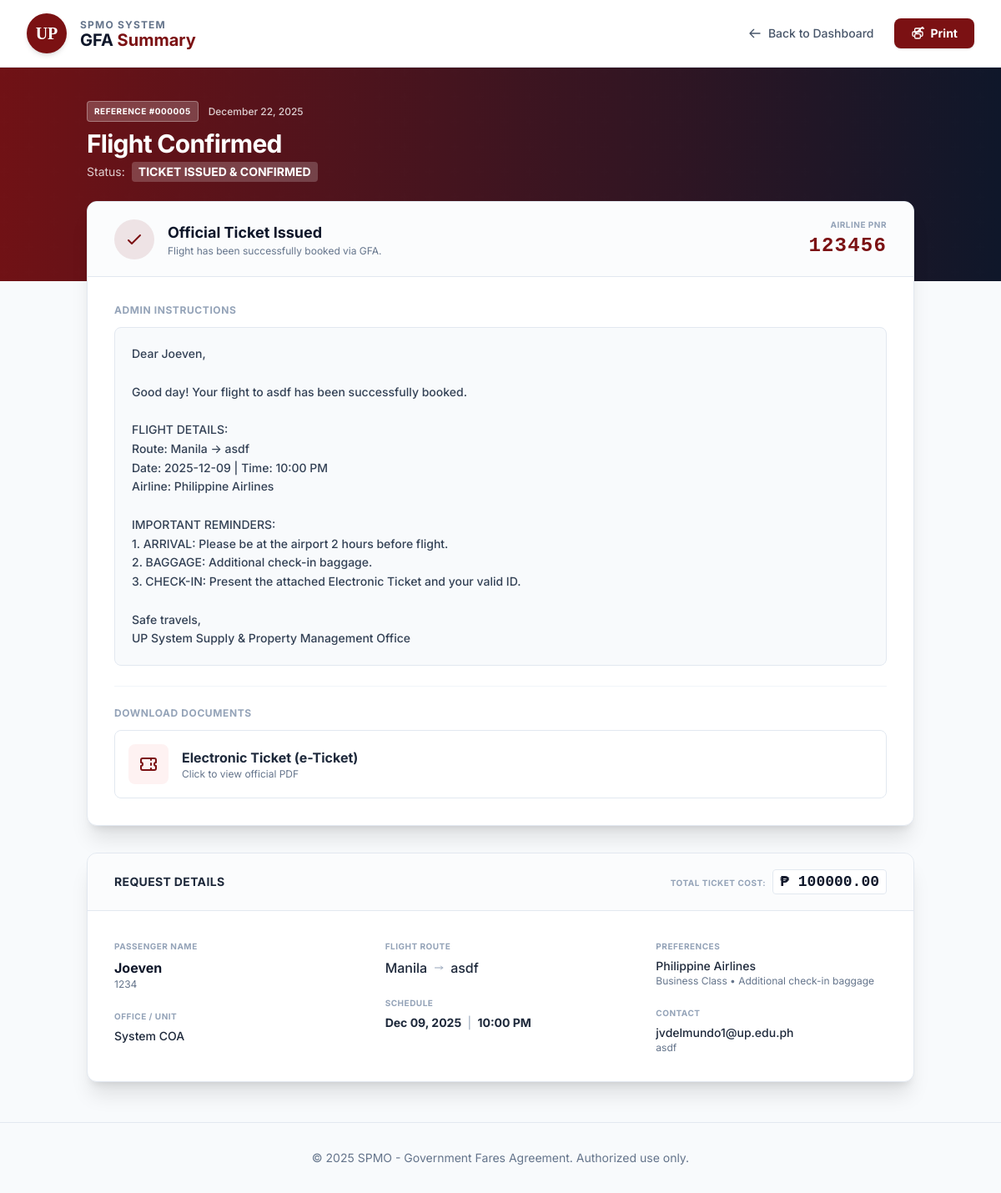
Page /summary/5/ (signed in) on the committed database.
### travel/models.py (models this page shows, shortened)
class BookingRequest(models.Model):
    created_by = models.ForeignKey(User, on_delete=models.CASCADE, null=True, blank=True, related_name='bookings')
    email = models.EmailField(verbose_name="Email Address")
    full_name = models.CharField(max_length=200, verbose_name="Official Name of Traveler")
    employee_id = models.CharField(max_length=50, verbose_name="Employee ID")
    unit_office = models.CharField(max_length=100, choices=OFFICE_CHOICES, verbose_name="Unit Office")
    mother_unit = models.CharField(max_length=100, choices=MOTHER_UNIT_CHOICES, verbose_name="Mother Unit")
    birthday = models.DateField(verbose_name="Birthday")
    designation = models.CharField(max_length=100, verbose_name="Designation")
    up_mail = models.EmailField(verbose_name="UP Mail")
    contact_number = models.CharField(max_length=50, verbose_name="Contact Phone Number")
    admin_officer = models.CharField(max_length=200, verbose_name="Admin Officer (Requesting Staff)")
    purpose = models.TextField(verbose_name="Purpose of Travel")
    trip_type = models.CharField(max_length=20, choices=TRIP_TYPE_CHOICES, default='ROUND_TRIP')
    origin = models.CharField(max_length=255, verbose_name="Origin (Departure From)", default="Manila")
    destination_details = models.CharField(max_length=255, verbose_name="Destination (Arrival At)")
    departure_date = models.DateField()
    departure_time = models.TimeField(verbose_name="Specific Time (Departure)")
    return_date = models.DateField(blank=True, null=True)
    return_time = models.TimeField(blank=True, null=True, verbose_name="Specific Time (Return)")
    is_official = models.BooleanField(default=False, verbose_name="Is this Travel Official and Approved?")
    airline = models.CharField(max_length=20, choices=AIRLINE_CHOICES)
    seat_class = models.CharField(max_length=20, choices=CLASS_CHOICES, default='ECONOMY')
    avail_insurance = models.BooleanField(default=False, verbose_name="Avail Travel Insurance?")
    baggage_type = models.CharField(max_length=20, choices=BAGGAGE_CHOICES, default='HAND_CARRY')
    special_requests = models.TextField(blank=True, null=True)
    supervisor_name = models.CharField(max_length=200, verbose_name="Immediate Supervisor's Name")
    supervisor_email = models.EmailField(verbose_name="Supervisor's Email")
    approval_date = models.DateField(verbose_name="Date of Approval")
    remarks = models.TextField(blank=True, null=True)
    agreed_to_policy = models.BooleanField(default=False, verbose_name="I hereby certify that information is true")
    doc_signed_slip = models.FileField(upload_to='docs/ris/', blank=True, null=True, verbose_name="Signed Requisition Slip (RIS)")
    doc_travel_order = models.FileField(upload_to='docs/to/', blank=True, null=True, verbose_name="Approved Travel Order")
    doc_gov_id = models.FileField(upload_to='docs/ids/', blank=True, null=True, verbose_name="Government Issued ID")
    doc_itinerary = models.FileField(upload_to='docs/itin/', blank=True, null=True, verbose_name="Itinerary / Invitation Letter")
    doc_previous_gfa = models.FileField(upload_to='docs/prev/', blank=True, null=True, verbose_name="Previous GFA (If Rebooking)")
    booking_reference_no = models.CharField(max_length=50, blank=True, null=True, verbose_name="Airline Booking Ref / PNR")
    total_amount = models.DecimalField(max_digits=10, decimal_places=2, null=True, blank=True, verbose_name="Total Ticket Cost (PHP)")
    doc_flight_ticket = models.FileField(upload_to='docs/tickets/', blank=True, null=True, verbose_name="Official Airline Ticket")
    doc_voucher = models.FileField(upload_to='docs/vouchers/', blank=True, null=True, verbose_name="Hotel/Other Voucher")
    admin_instructions = models.TextField(blank=True, null=True, help_text="Instructions for the traveler")
    ticket_issued_at = models.DateTimeField(null=True, blank=True)
    status = models.CharField(max_length=20, choices=STATUS_CHOICES, default='DRAFT')
    created_at = models.DateTimeField(auto_now_add=True)

### travel/views.py (the view)
# urls.py: path('summary/<int:pk>/', views.booking_summary, name='booking_summary'),
@login_required
def booking_summary(request, pk):
    booking = get_object_or_404(BookingRequest, pk=pk)
    return render(request, 'travel/booking_summary.html', {'booking': booking})

### travel/templates/travel/booking_summary.html (shortened to what this page needs)
<!DOCTYPE html>
<html lang="en">
<head>
    <script src="https://cdn.tailwindcss.com"></script>
</head>
<body class="bg-slate-50 text-slate-800 flex flex-col min-h-screen">
    <header class="no-print bg-white border-b border-slate-200 shadow-sm sticky top-0 z-50">
        <div class="max-w-7xl mx-auto px-4 sm:px-6 lg:px-8 h-20 flex justify-between items-center">
            <div class="flex items-center gap-4">
                <a href="{% url 'gfa_dashboard' %}" class="flex items-center gap-4 group">
                    <div class="w-12 h-12 rounded-full bg-[#7b1113] flex items-center justify-center text-white font-serif font-bold text-xl shadow-md transition">UP</div>
                    <div class="flex flex-col">
                        <span class="text-xs font-bold text-slate-500 uppercase tracking-widest">SPMO System</span>
                        <h1 class="text-xl font-bold text-slate-900 leading-none">GFA <span class="text-[#7b1113]">Summary</span></h1>
                    </div>
                </a>
            </div>
            <div class="flex items-center gap-6">
                <a href="{% url 'gfa_dashboard' %}" class="text-sm font-medium text-slate-600 hover:text-[#7b1113] flex items-center gap-2 transition">
                    <svg class="w-4 h-4" fill="none" stroke="currentColor" viewBox="0 0 24 24"><path stroke-linecap="round" stroke-linejoin="round" stroke-width="2" d="M10 19l-7-7m0 0l7-7m-7 7h18"></path></svg> Back to Dashboard
                </a>
                <button onclick="window.print()" class="bg-[#7b1113] hover:bg-[#5e0d0f] text-white px-5 py-2 rounded-lg text-sm font-bold shadow transition flex items-center gap-2">
                    Print
                </button>
            </div>
        </div>
    </header>
    <main class="flex-grow">
        <div class="hero-pattern h-64 w-full relative no-print">
            <div class="absolute inset-0 bg-gradient-to-r from-[#7b1113] to-slate-900 opacity-90"></div>
            <div class="relative max-w-5xl mx-auto px-4 pt-10 flex justify-between items-start h-full">
                <div class="text-white">
                    <div class="flex items-center gap-3 mb-2">
                        <span class="bg-white/20 backdrop-blur text-white text-[10px] font-bold px-2 py-1 rounded uppercase tracking-wider border border-white/30">Reference #{{ booking.id|stringformat:"06d" }}</span>
                        <span class="text-white/80 text-xs font-medium">{{ booking.created_at|date:"F d, Y" }}</span>
                    </div>
                    <h2 class="text-3xl font-bold tracking-tight text-white mb-1">{% if booking.status == 'BOOKED' %} Flight Confirmed {% else %} Request Details {% endif %}</h2>
                    <p class="text-white/80 text-sm flex items-center gap-2">Status: <span class="font-bold text-white uppercase bg-white/20 px-2 py-0.5 rounded">{{ booking.get_status_display }}</span></p>
                </div>
            </div>
        </div>
        <div class="max-w-5xl mx-auto px-4 -mt-24 relative z-10 pb-12 main-card">
            {% if booking.status == 'BOOKED' %}
            <div class="bg-white rounded-xl shadow-xl border border-slate-200 overflow-hidden mb-8 card-border">
                <div class="bg-slate-50/50 px-8 py-5 border-b border-slate-200 flex justify-between items-center">
                    <div class="flex items-center gap-4">
                        <div class="bg-[#7b1113]/10 p-3 rounded-full text-[#7b1113] no-print"><svg class="w-6 h-6" fill="none" stroke="currentColor" viewBox="0 0 24 24"><path stroke-linecap="round" stroke-linejoin="round" stroke-width="2" d="M5 13l4 4L19 7"></path></svg></div>
                        <div><h3 class="text-lg font-bold text-slate-900">Official Ticket Issued</h3><p class="text-xs text-slate-500 no-print">Flight has been successfully booked via GFA.</p></div>
                    </div>
                    <div class="text-right"><span class="block text-[10px] font-bold text-slate-400 uppercase tracking-wider mb-0.5">Airline PNR</span><span class="text-2xl font-mono font-bold text-[#7b1113] tracking-wider">{{ booking.booking_reference_no|default:"-" }}</span></div>
                </div>
                <div class="p-8 print-full-width">
                    <h4 class="text-xs font-bold text-slate-400 uppercase tracking-wider mb-3">Admin Instructions</h4>
                    <div class="bg-slate-50 p-5 rounded-lg text-sm text-slate-700 leading-relaxed border border-slate-200 whitespace-pre-wrap font-medium instruction-box">{{ booking.admin_instructions|default:"No specific instructions provided." }}</div>
                    <div class="no-print mt-6 pt-6 border-t border-slate-100">
                        <h4 class="text-xs font-bold text-slate-400 uppercase tracking-wider mb-3">Download Documents</h4>
                        <div class="space-y-3">
                            {% if booking.doc_flight_ticket %}
                            <a href="{{ booking.doc_flight_ticket.url }}" target="_blank" class="flex items-center gap-4 p-4 rounded-lg border border-slate-200 hover:border-[#7b1113] hover:shadow-md transition group bg-white">
                                <div class="bg-red-50 text-[#7b1113] p-3 rounded-lg group-hover:bg-[#7b1113] group-hover:text-white transition"><svg class="w-6 h-6" fill="none" stroke="currentColor" viewBox="0 0 24 24"><path stroke-linecap="round" stroke-linejoin="round" stroke-width="2" d="M15 5v2m0 4v2m0 4v2M5 5a2 2 0 00-2 2v3a2 2 0 110 4v3a2 2 0 002 2h14a2 2 0 002-2v-3a2 2 0 110-4V7a2 2 0 00-2-2H5z"></path></svg></div>
                                <div><div class="font-bold text-slate-800">Electronic Ticket (e-Ticket)</div><div class="text-xs text-slate-500 group-hover:text-[#7b1113] transition">Click to view official PDF</div></div>
                            </a>
                            {% endif %}
                        </div>
                    </div>
                </div>
            </div>
            {% endif %}
            <div class="bg-white rounded-xl shadow-xl border border-slate-200 overflow-hidden card-border">
                <div class="px-8 py-5 border-b border-slate-200 bg-slate-50/50 flex justify-between items-center">
                    <h3 class="font-bold text-slate-800 text-sm uppercase tracking-wide">Request Details</h3>
                    {% if booking.status == 'BOOKED' %}<div class="text-right"><span class="text-[10px] font-bold text-slate-400 uppercase tracking-wider mr-2">Total Ticket Cost:</span><span class="text-lg font-mono font-bold text-slate-900 bg-white px-2 py-1 rounded border border-slate-200">₱ {{ booking.total_amount|floatformat:2|default:"0.00" }}</span></div>{% endif %}
                </div>
                <div class="p-8">
                    <div class="grid grid-cols-1 md:grid-cols-3 gap-y-8 gap-x-12 text-sm print-grid-3">
                        <div class="space-y-5">
                            <div><span class="block text-[10px] text-slate-400 font-bold uppercase tracking-wider mb-1">Passenger Name</span><div class="font-bold text-slate-900 text-base">{{ booking.full_name }}</div><div class="text-xs text-slate-500">{{ booking.employee_id }}</div></div>
                            <div><span class="block text-[10px] text-slate-400 font-bold uppercase tracking-wider mb-1">Office / Unit</span><div class="font-medium text-slate-800">{{ booking.get_unit_office_display }}</div></div>
                        </div>
                        <div class="space-y-5">
                            <div><span class="block text-[10px] text-slate-400 font-bold uppercase tracking-wider mb-1">Flight Route</span><div class="font-medium text-slate-800 flex items-center gap-2 text-base">{{ booking.origin }} <svg class="w-3 h-3 text-slate-400" fill="none" stroke="currentColor" viewBox="0 0 24 24"><path stroke-linecap="round" stroke-linejoin="round" stroke-width="2" d="M17 8l4 4m0 0l-4 4m4-4H3"></path></svg> {{ booking.destination_details }}</div></div>
                            <div><span class="block text-[10px] text-slate-400 font-bold uppercase tracking-wider mb-1">Schedule</span><div class="font-bold text-slate-800">{{ booking.departure_date|date:"M d, Y" }} <span class="text-slate-400 font-normal mx-1">|</span> {{ booking.departure_time|time:"g:i A" }}</div></div>
                        </div>
                        <div class="space-y-5">
                            <div><span class="block text-[10px] text-slate-400 font-bold uppercase tracking-wider mb-1">Preferences</span><div class="font-medium text-slate-800">{{ booking.get_airline_display }}</div><div class="text-xs text-slate-500">{{ booking.get_seat_class_display }} • {{ booking.get_baggage_type_display }}</div></div>
                            <div><span class="block text-[10px] text-slate-400 font-bold uppercase tracking-wider mb-1">Contact</span><div class="font-medium text-slate-800">{{ booking.email }}</div><div class="text-xs text-slate-500">{{ booking.contact_number }}</div></div>
                        </div>
                    </div>
                </div>
            </div>
        </div>
    </main>
    <footer class="bg-slate-50 border-t border-slate-200 py-8 mt-auto text-center text-sm text-slate-500 screen-footer">
        <p>&copy; 2025 SPMO - Government Fares Agreement. Authorized use only.</p>
    </footer>
</body>
</html>

### travel/templates/travel/booking_summary.html (style rules this page uses)
:root { --up-maroon: #7b1113; --slate-900: #0f172a; }
body { font-family: 'Inter', sans-serif; }
.hero-pattern { background-color: var(--slate-900); }

### rows in the picture
BookingRequest: id "000005", created_at "December 22, 2025", status "TICKET ISSUED & CONFIRMED", booking_reference_no "123456", admin_instructions "Dear Joeven, Good day! Your flight to asdf has been successfully booked. FLIGHT DETAILS: Route: Manila -> asdf Date: 2025-12-09 | Time: 10:00 PM Airline: Philippine Airlines IMPORTANT REMINDERS: 1. ARRIVAL: Please be at the airport 2 hours before flight. 2. BAGGAGE: Additional check-in baggage. 3. CHECK-IN: Present the attached Electronic Ticket and your valid ID. Safe travels, UP System Supply & Property Management Office", total_amount "100000.00", full_name "Joeven", employee_id "1234", unit_office "System COA", origin "Manila", destination_details "asdf", departure_date "Dec 09, 2025", departure_time "10:00 PM", airline "Philippine Airlines", seat_class "Business Class", baggage_type "Additional check-in baggage", email "jvdelmundo1@up.edu.ph", contact_number "asdf"
